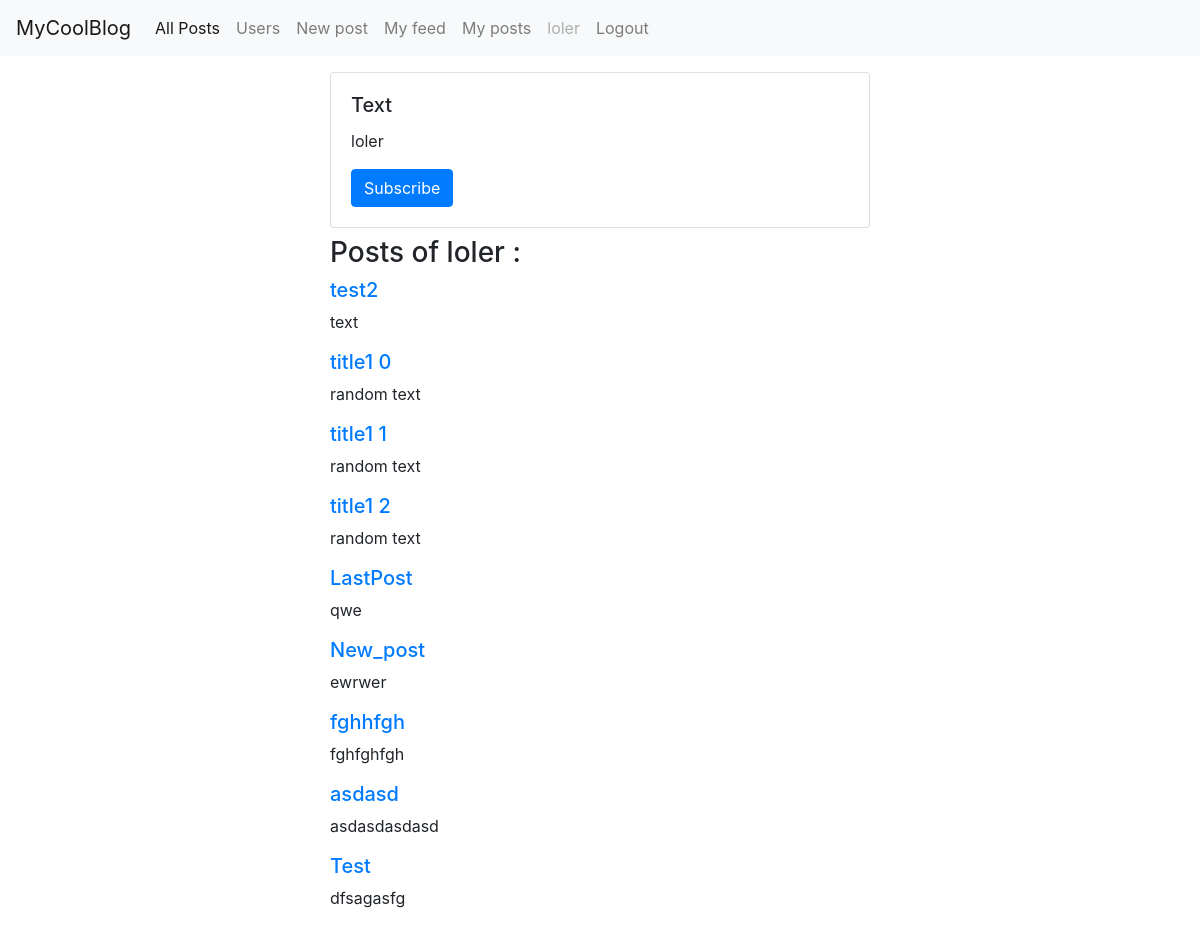
/profiles/1 (signed in), run on an earlier commit of the app's database.
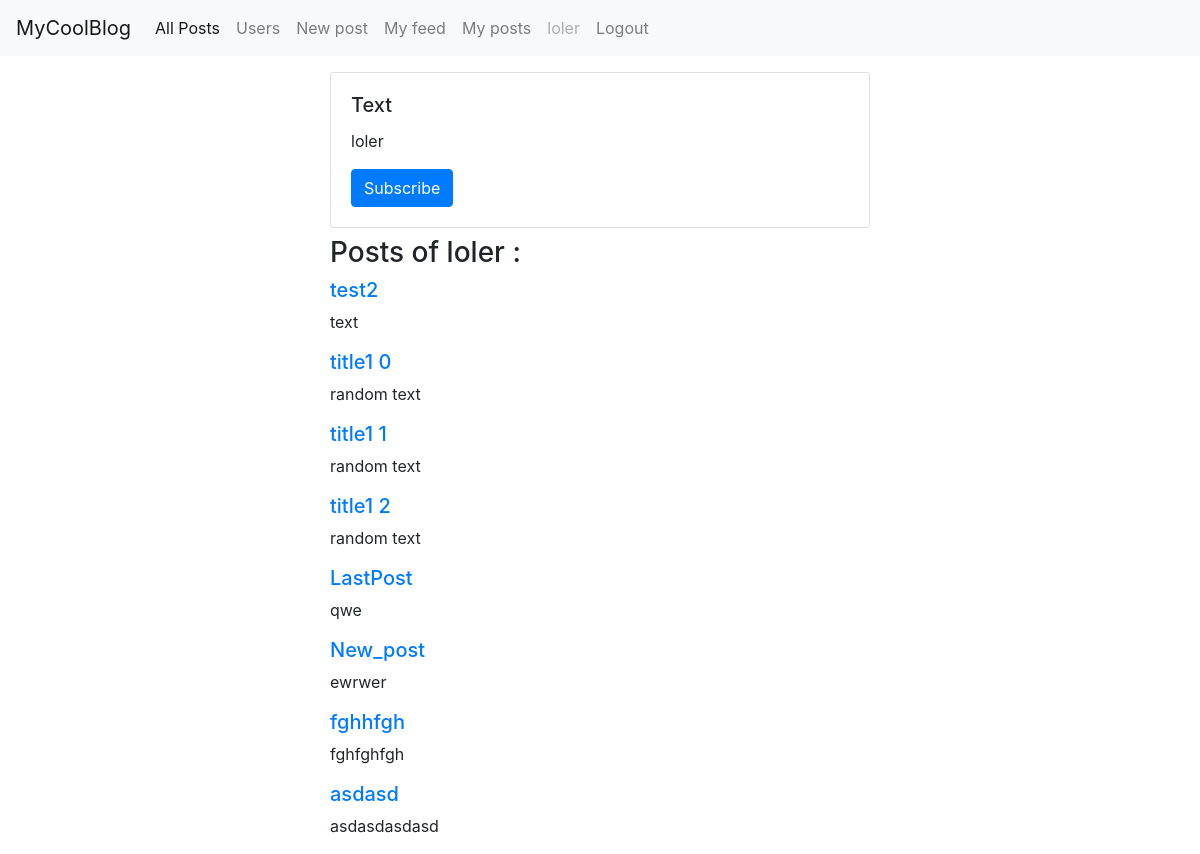
And on a later commit of the database.
### posts/models.py (models this page shows, shortened)
class Post(models.Model):
    title = models.CharField(max_length=50)
    text = models.CharField(max_length=255)
    created = models.DateTimeField(auto_now_add=True)
    author = models.ForeignKey(Account,
                                on_delete=models.CASCADE)
    readed_by = models.ManyToManyField(Account,
                                related_name='readed_posts',
                                blank = True)

### accounts/views.py (the view)
# urls.py: path('<int:pk>', AccountDetailView.as_view(), name='profile'),
class AccountDetailView(LoginRequiredMixin, DetailView):
    model = Account

### accounts/models.py (called while the page is built)
    def __str__(self):
        return self.user.username

### templates/accounts/account_detail.html
{% extends "../main.html" %}
{% block content %}
    <div class="card mb-2">
        <div class="card-body">
            <h5 class="card-title">Text</h5>
            <p class="card-text">{{account}}</p>
        {% if user.account not in account.readers.all %}
            <a href="{% url 'follow' account.pk %}" class="btn btn-primary">Subscribe</a>
        {% else %}
            <a href="{% url 'dis_follow' account.pk %}" class="btn btn-primary">Unsubsribe</a>
        {% endif %}
  </div>
</div>
<h3>Posts of {{account}} : </h3>
{% for post in account.post_set.all %}
    <h5><a href="{%url 'post_detail' post.pk%}">
    {{post.title}}
    </a></h5>
    <p class="text"> {{post.text}}</p>
{% endfor %}
{% endblock content %}

What changed in the data, as far as the page shows it:
removed Post: title "Test", text "dfsagasfg"
